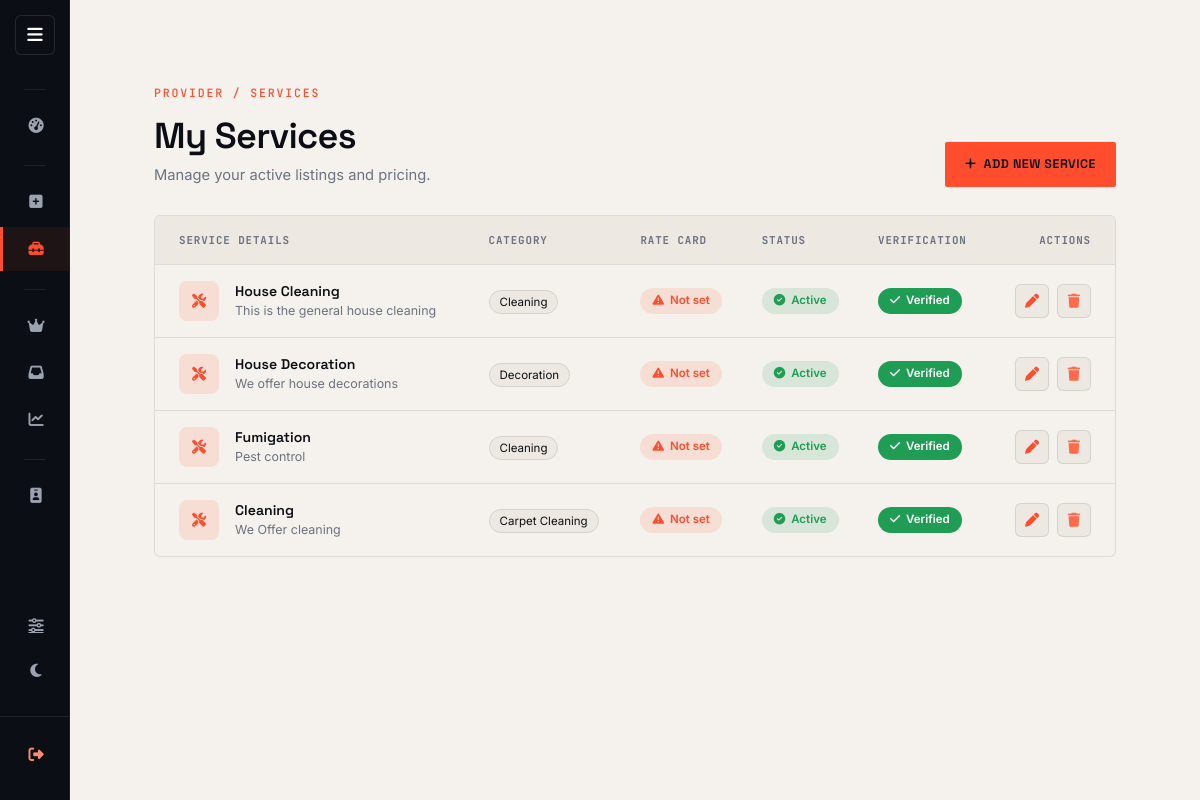
/provider/services/ (signed in), run on the app's committed database.
### Match/models.py (models this page shows, shortened)
class Service(models.Model):
    provider = models.ForeignKey(
        ServiceProvider,
        on_delete=models.CASCADE,
        related_name='services'
    )
    category = models.ForeignKey(ServiceCategory, on_delete=models.CASCADE)
    title = models.CharField(max_length=150)
    description = models.TextField()
    min_price = models.DecimalField(
        max_digits=10,
        decimal_places=2,
        null=True,
        blank=True,
        help_text=(
            "Your starting price for this service, in KES (e.g. 1500). "
            "Shown to customers as 'From KES X'. Leave blank if you haven't "
            "set a rate yet — you'll be reminded on your dashboard."
        ),
    )
    is_verified = models.BooleanField(default=False)  # Admin verification
    is_active = models.BooleanField(default=True)
    created_at = models.DateTimeField(auto_now_add=True)

class ServiceCategory(models.Model):
    name = models.CharField(max_length=100, unique=True)
    slug = models.SlugField(unique=True, blank=True)

### Match/views.py (the view)
# urls.py: path('provider/services/', views.manage_services, name='manage_services'),
@login_required
def manage_services(request):
    provider = ServiceProvider.objects.get(user=request.user)
    services = Service.objects.filter(provider=provider)
    return render(request, "Match/manage_services.html", {
        "provider": provider,
        "services": services
    })

### Match/models.py (called while the page is built)
    @property
    def avatar_url(self):
        if self.avatar:
            try:
                return self.avatar.url
            except Exception:
                pass
        return f"https://ui-avatars.com/api/?name={self.username}&background=1A1F2B&color=FF4D2E"

    @property
    def active_subscription(self):
        sub = self.subscriptions.filter(status='active').order_by('-created_at').first()
        if sub:
            sub.refresh_status()
            if sub.status != 'active':
                return None
        return sub

### Match/templates/Match/manage_services.html (shortened to what this page needs)
{% extends "Match/provider_base.html" %}
{% load static %}
{% block content %}
<div class="page-wrap">
    <div class="page-header-row">
        <div>
            <span class="premium-eyebrow">Provider / Services</span>
            <h2 class="premium-heading">My Services</h2>
            <p class="premium-sub">Manage your active listings and pricing.</p>
        </div>
        <a href="{% url 'add_service' %}" class="premium-btn"><i class="fa-solid fa-plus"></i>&nbsp; Add New Service</a>
    </div>
    <div class="services-table-card">
        <div class="table-responsive">
            <table class="services-table">
                <thead>
                    <tr>
                        <th class="ps-4">Service Details</th>
                        <th>Category</th>
                        <th>Rate Card</th>
                        <th>Status</th>
                        <th>Verification</th>
                        <th class="text-end pe-4">Actions</th>
                    </tr>
                </thead>
                <tbody>
                    {% for service in services %}
                    <tr>
                        <td class="ps-4">
                            <div class="d-flex align-items-center gap-3">
                                <div class="service-icon-box"><i class="fa-solid fa-screwdriver-wrench"></i></div>
                                <div>
                                    <div class="svc-title">{{ service.title }}</div>
                                    <div class="svc-desc">{{ service.description|truncatechars:40 }}</div>
                                </div>
                            </div>
                        </td>
                        <td><span class="badge-cat">{{ service.category.name }}</span></td>
                        <td>
                            {% if service.min_price %}
                                <span class="rate-value">From KES {{ service.min_price|floatformat:0 }}</span>
                            {% else %}
                                <span class="badge-rate-missing" title="Add a rate card so customers know your starting price">
                                    <i class="fa-solid fa-triangle-exclamation"></i> Not set
                                </span>
                            {% endif %}
                        </td>
                        <td>
                            {% if service.is_active %}
                                <span class="badge-status is-active"><i class="fa-solid fa-circle-check"></i> Active</span>
                            {% else %}
                                <span class="badge-status is-inactive"><i class="fa-solid fa-circle-pause"></i> Inactive</span>
                            {% endif %}
                        </td>
                        <td>
                            {% if service.is_verified %}
                                <span class="badge-verify is-verified"><i class="fa-solid fa-check"></i> Verified</span>
                            {% else %}
                                <span class="badge-verify is-pending"><i class="fa-solid fa-clock"></i> Pending</span>
                            {% endif %}
                        </td>
                        <td class="text-end pe-4">
                            <div class="row-actions">
                                <a href="{% url 'edit_service' service.id %}" class="icon-btn is-edit" title="Edit">
                                    <i class="fa-solid fa-pen"></i>
                                </a>
                                <a href="{% url 'delete_service' service.id %}" class="icon-btn is-delete" title="Delete" onclick="return confirm('Are you sure?')">
                                    <i class="fa-solid fa-trash"></i>
                                </a>
                            </div>
                        </td>
                    </tr>
                    {% endfor %}
                </tbody>
            </table>
        </div>
    </div>
</div>
{% endblock %}

### Match/templates/Match/manage_services.html (style rules this page uses)
.page-wrap { padding: 44px 44px 60px; width: 100%; }
.page-header-row { display: flex; justify-content: space-between; align-items: flex-end; flex-wrap: wrap; gap: 16px; margin-bottom: 28px; }
.page-header-row .premium-heading { margin-bottom: 6px; }
.page-header-row .premium-sub { margin: 0; }
.services-table-card { background: var(--panel); border: 1px solid var(--panel-line); border-radius: 6px; overflow: hidden; }
table.services-table { width: 100%; border-collapse: collapse; color: var(--white); margin: 0; }
.services-table thead th { background: var(--panel-2); text-transform: uppercase; font-family: 'JetBrains Mono', monospace; font-size: 0.68rem; letter-spacing: 0.08em; color: var(--text-muted); border: none; padding: 16px; text-align: left; }
.services-table tbody td { padding: 16px; vertical-align: middle; border-top: 1px solid var(--panel-line); font-size: 0.88rem; }
.service-icon-box { width: 40px; height: 40px; border-radius: 8px; background: rgba(255,77,46,0.12); color: var(--signal); display: flex; align-items: center; justify-content: center; flex-shrink: 0; }
.svc-title { font-family: 'Space Grotesk', sans-serif; font-weight: 600; color: var(--white); }
.svc-desc { font-size: 0.78rem; color: var(--text-muted); max-width: 220px; overflow: hidden; text-overflow: ellipsis; white-space: nowrap; }
.badge-cat { background: var(--panel-2); color: var(--white); border: 1px solid var(--panel-line); padding: 4px 10px; border-radius: 20px; font-size: 0.72rem; }
.badge-status { padding: 4px 12px; border-radius: 20px; font-size: 0.72rem; font-weight: 600; display: inline-flex; align-items: center; gap: 6px; }
.badge-status.is-active { background: rgba(31,157,85,0.14); color: var(--live); }
.badge-verify { padding: 4px 12px; border-radius: 20px; font-size: 0.72rem; font-weight: 600; display: inline-flex; align-items: center; gap: 6px; }
.badge-verify.is-verified { background: var(--live); color: #fff; }
.badge-rate-missing { padding: 4px 12px; border-radius: 20px; font-size: 0.72rem; font-weight: 600; display: inline-flex; align-items: center; gap: 6px; background: rgba(255,77,46,0.12); color: var(--signal); }
.row-actions { display: flex; gap: 8px; justify-content: flex-end; }
.icon-btn { width: 34px; height: 34px; border-radius: 6px; border: 1px solid var(--panel-line); background: var(--panel-2); display: flex; align-items: center; justify-content: center; text-decoration: none; transition: border-color .15s ease; }
.icon-btn.is-edit i { color: var(--signal); }
.icon-btn.is-delete i { color: #FF6A4D; }

### Match/templates/Match/provider_base.html (style rules this page uses)
:root { --lz-paper: #F5F2ED; --lz-paper-alt: #EDE9E2; --lz-ink: #0B0E14; --lz-ink-60: rgba(11, 14, 20, 0.55); --lz-ink-08: rgba(11, 14, 20, 0.08); --lz-muted: #6B7280; --lz-signal: #FF4D2E; --lz-border: rgba(11, 14, 20, 0.1); --lz-dark-end: #0B0E14; --ink: var(--lz-dark-end); --panel: var(--lz-paper); --panel-2: var(--lz-paper-alt); --panel-line: var(--lz-border); --signal: var(--lz-signal); --signal-dim: #C23A21; --live: #1F9D55; --text-muted: var(--lz-muted); --white: var(--lz-ink); --sidebar-width: 260px; --sidebar-collapsed-width: 70px; }
* { box-sizing: border-box; }
body { background-color: var(--lz-paper); color: var(--lz-ink); font-family: 'Inter', sans-serif; margin: 0; transition: background-color .2s ease, color .2s ease; }
a { color: inherit; }
.premium-eyebrow { font-family: 'JetBrains Mono', monospace; font-size: 0.72rem; font-weight: 500; letter-spacing: 0.16em; text-transform: uppercase; color: var(--signal); display: block; margin-bottom: 14px; }
.premium-heading { font-family: 'Space Grotesk', sans-serif; font-weight: 600; font-size: clamp(1.7rem, 3vw, 2.4rem); letter-spacing: -0.02em; color: var(--white); margin-bottom: 12px; }
.premium-sub { color: var(--text-muted); font-size: 0.92rem; }
.premium-btn { display: inline-flex; align-items: center; justify-content: center; background: var(--signal); color: var(--ink) !important; border: none; border-radius: 2px; font-family: 'Space Grotesk', sans-serif; font-weight: 600; letter-spacing: 0.04em; text-transform: uppercase; font-size: 0.78rem; padding: 13px 20px; text-decoration: none; transition: background 0.2s ease, transform 0.2s ease; cursor: pointer; }

### data on the page
Service: title "House Cleaning", description "This is the general house cleaning", category.name "Cleaning", shows "Not set", is_active True (drawn), is_verified True (drawn)
Service: title "House Decoration", description "We offer house decorations", category.name "Decoration", shows "Not set", is_active True (drawn), is_verified True (drawn)
Service: title "Fumigation", description "Pest control", category.name "Cleaning", shows "Not set", is_active True (drawn), is_verified True (drawn)
Service: title "Cleaning", description "We Offer cleaning", category.name "Carpet Cleaning", shows "Not set", is_active True (drawn), is_verified True (drawn)
